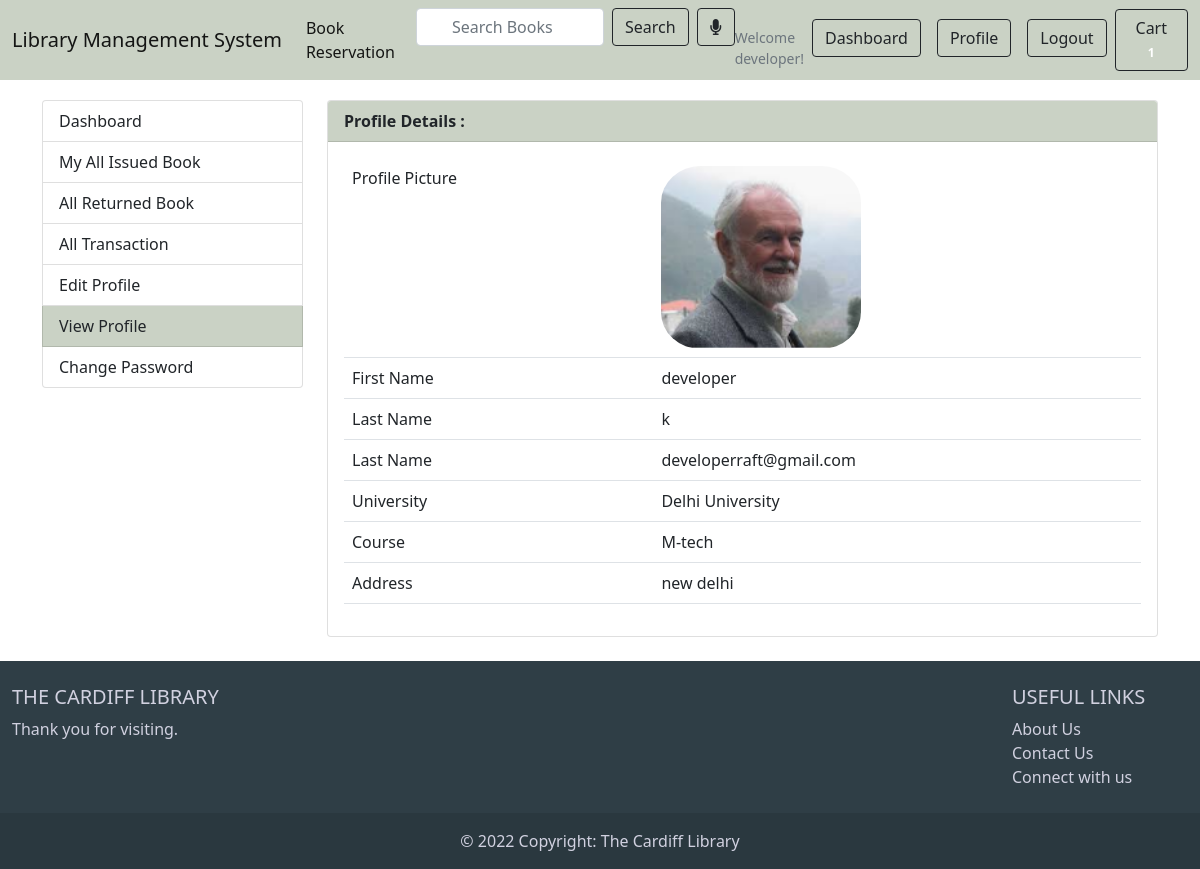
The page /accounts/view_profile/ (signed in) on the database its author committed.
### accounts/models.py (models this page shows, shortened)
class Account(AbstractBaseUser):
    first_name = models.CharField(max_length=50)
    last_name = models.CharField(max_length=50)
    username = models.CharField(max_length=50,unique=True)
    email = models.EmailField(max_length=50,unique=True)
    phone_number = models.CharField(max_length=50)
    date_joined = models.DateTimeField(auto_now_add=True)
    last_login  = models.DateTimeField(auto_now_add=True)
    is_admin    = models.BooleanField(default=False)
    is_staff    = models.BooleanField(default=False)
    is_active    = models.BooleanField(default=False)
    is_superadmin    = models.BooleanField(default=False)
    USERNAME_FIELD = 'email'
    REQUIRED_FIELDS = ['username', 'first_name', 'last_name']
    objects = MyAccountManager()

class UserProfile(models.Model):
    user = models.OneToOneField(Account, on_delete=models.CASCADE)
    address_line_1 = models.CharField(blank=True, max_length=100)
    address_line_2 = models.CharField(blank=True, max_length=100)
    university_name = models.CharField(blank=True, max_length=100)
    course_name = models.CharField(blank=True,max_length=100)
    profile_picture = models.ImageField(blank=True,upload_to='userpfofile')
    city = models.CharField(blank=True, max_length=30)
    state = models.CharField(blank=True,max_length=30)
    country = models.CharField(blank=True,max_length=30)

### accounts/views.py (the view)
# urls.py: path('view_profile/',views.view_profile,name='view_profile'),
def view_profile(request):
    userprofile = UserProfile.objects.get(user_id=request.user.id)
    user = Account.objects.get(pk=request.user.id)
    context={
        'userprofile':userprofile,
        'user':user,
    }
    return render(request,'accounts/view_profile.html',context)

### carts/context_processors.py (called while the page is built)
def counter(request):
    cart_count = 0
    if 'admin' in request.path:
        return{}
    else:
        try:
            cart = Cart.objects.filter(cart_id=_cart_id(request))
            if request.user.is_authenticated:
                cart_items=CartItem.objects.all().filter(user=request.user)
            else:
                cart_items = CartItem.objects.all().filter(cart = cart[:1])
            for cart_item in cart_items:
                cart_count +=cart_item.quantity
        except Cart.DoesNotExist:
            cart_count = 0
    return dict(cart_count=cart_count)

### carts/views.py (called while the page is built)
def _cart_id(request):
    cart = request.session.session_key
    if not cart:
        cart = request.session.create()
    return cart

### genre/context_processors.py (called while the page is built)
def menu_links(request):
    links = Genre.objects.all()
    return dict(links=links)

### templates/accounts/view_profile.html (shortened to what this page needs)
{%extends 'base.html'%}
{%block content%}
<div class="container" style="margin-top:100px">
	<div class="row">
    {% include 'includes/dashboard_sidebar.html'%}
	<main class="col-md-9">
		<article class="card">
		<header class="card-header" style="background-color: #cad2c5;">
			<strong class="d-inline-block mr-3">Profile Details :</strong>
		</header>
		<div class="card-body">
      <div class="row">
        <div class="col-md-12">
					<table class="table">
						<tr><td>Profile Picture<td> <td><img src="{{userprofile.profile_picture.url}}" alt="Profile Picture" width="200" style="border-radius:20%;"></td></tr>
						<tr><td>First Name<td> <td>{{user.first_name}}</td></tr>
						<tr><td>Last Name<td> <td>{{user.last_name}}</td></tr>
						<tr><td>Last Name<td> <td>{{user.email}}</td></tr>
						<tr><td>University<td> <td>{{userprofile.university_name}}</td></tr>
						<tr><td>Course<td> <td>{{userprofile.course_name}}</td></tr>
						<tr><td>Address<td> <td>{{userprofile.address_line_1}}</td></tr>
					</table>
        </div>
    </div>
</article>
	</main>
</div>
</div>
{%endblock%}

### templates/includes/navbar.html (shortened to what this page needs)
{%load static%}
<!DOCTYPE html>
<html lang="en">
<head>
<header class="section-header">
<nav class="navbar navbar-expand-lg fixed-top navbar-light " style="background-color: #cad2c5;">
    <div class="container-fluid">
        <a class="navbar-brand" href="{% url 'home'%}">Library Management System</a>
        <div class="collapse navbar-collapse" id="navbarSupportedContent">
            <ul class="navbar-nav me-auto mb-2 mb-lg-0">
                <li class="nav-item ">
                    <a class="nav-link active" aria-current="page" href="{%url 'bookstore'%}">Book Reservation</a>
                </li>
                <li class="nav-item">
                <form action="{% url 'search'%}" class="d-flex" method="GET">
                    <input class="form-control me-2" type="search" placeholder="Search Books" aria-label="Search" name="keyword" required/>
                    <button class="btn btn-outline-dark ml-3"  type="submit">Search</button>
                </form>
                </li>
                <li class="nav-item ml-2">
                  <button class="btn btn-outline-dark ms-2" id="start-recording"><span class="left-pan"><i class="fa fa-microphone"></i></span></button>
                 </li>
            </ul>
             {% if user.id is None %}
            <ul class="navbar-nav ms-auto">
                <small class="title text-muted mt-3 text-black" style="color: black;">Welcome Guest!</small>
                <li class="nav-item ms-auto">
                    <a class="nav-link active" aria-current="page" href="{%url 'login'%}">
                        <button type="button" class="btn btn-outline-dark"><i
                                class="fa-solid fa-arrow-right-to-bracket"></i> Log In</button>
                    </a>
                </li>
                <li class="nav-item ms-auto">
                    <a class="nav-link active" aria-current="page" href="{%url 'register'%}"><button type="button"
                            class="btn btn-outline-dark ">Register</button></a>
                </li>
            </ul>
            {% else %}
            <ul class="navbar-nav ms-auto">
                <small class="title text-muted mt-3 text-black" style="color: black;">Welcome {{user.first_name}}!</small>
                <li class="nav-item ms-auto">
                    <a class="nav-link active" aria-current="page" href="{%url 'dashboard'%}">
                        <button type="button" class="btn btn-outline-dark">Dashboard</button>
                    </a>
                </li>
                <li class="nav-item ms-auto">
                    <a class="nav-link active" aria-current="page" href="{%url 'view_profile'%}">
                        <button type="button" class="btn btn-outline-dark">Profile</button>
                    </a>
                </li>
                <li class="nav-item ms-auto">
                    <a class="nav-link active" aria-current="page" href="{%url 'logout'%}"><button type="button"
                            class="btn btn-outline-dark ">Logout</button></a>
                </li>
            </ul>
            {% endif %}
            <a href="{%url 'cart'%}" class="btn btn-outline-dark ml-3">
              Cart
              <span class="badge badge-pill badge-danger notify">{{cart_count}}</span>
            </a>
        </div>
    </div>
</nav>
</header>
<body>
  <html>

### templates/includes/navbar.html (style rules this page uses)
input { border: 1px solid rgb(46, 189, 235); border-radius: 3px; font-size: 1em; outline: none; padding: .2em .4em; width: 60px; text-align: center; }

### rows shown on the page
Account: first_name "developer", last_name "k", email "developerraft@gmail.com"
UserProfile: profile_picture (picture), university_name "Delhi University", course_name "M-tech", address_line_1 "new delhi"

### other values the page prints
{{ cart_count }} "1"
